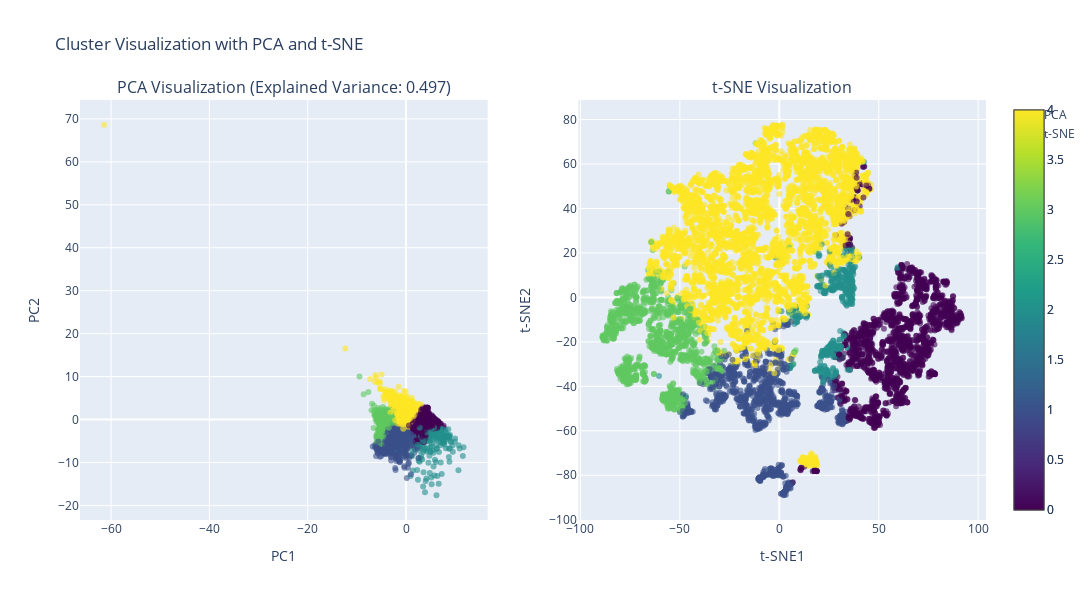

Write notebook code for a chart like this one.
### Markdown cell above
#### **Cluster Visualization Analysis**

### Code cell
# Call the function
pca_coords, tsne_coords = visualizer.create_2d_visualizations(
    X_scaled, 
    cluster_labels
)

### Figure 1 — Plotly figure (JSON) as saved in the notebook; plotly's stock layout.template omitted (floating-point values rounded to 4 significant figures; data arrays with more than 128 entries replaced by an {"elided": "..."} marker saying what was removed)
{"data": [{"marker": {"color": {"elided": "8950 int values"}, "colorscale": [[0, "#440154"], [0.1111, "#482878"], [0.2222, "#3e4989"], [0.3333, "#31688e"], [0.4444, "#26828e"], [0.5556, "#1f9e89"], [0.6667, "#35b779"], [0.7778, "#6ece58"], [0.8889, "#b5de2b"], [1, "#fde725"]], "opacity": 0.6, "showscale": true}, "mode": "markers", "name": "PCA", "type": "scatter", "x": {"elided": "8950 float values"}, "xaxis": "x", "y": {"elided": "8950 float values"}, "yaxis": "y"}, {"marker": {"color": {"elided": "8950 int values"}, "colorscale": [[0, "#440154"], [0.1111, "#482878"], [0.2222, "#3e4989"], [0.3333, "#31688e"], [0.4444, "#26828e"], [0.5556, "#1f9e89"], [0.6667, "#35b779"], [0.7778, "#6ece58"], [0.8889, "#b5de2b"], [1, "#fde725"]], "opacity": 0.6, "showscale": true}, "mode": "markers", "name": "t-SNE", "type": "scatter", "x": {"elided": "8950 float values"}, "xaxis": "x2", "y": {"elided": "8950 float values"}, "yaxis": "y2"}], "layout": {"annotations": [{"font": {"size": 16}, "showarrow": false, "text": "PCA Visualization (Explained Variance: 0.497)", "x": 0.225, "xanchor": "center", "xref": "paper", "y": 1, "yanchor": "bottom", "yref": "paper"}, {"font": {"size": 16}, "showarrow": false, "text": "t-SNE Visualization", "x": 0.775, "xanchor": "center", "xref": "paper", "y": 1, "yanchor": "bottom", "yref": "paper"}], "height": 600, "scene": {"xaxis": {"title": {"text": "PC1"}}, "yaxis": {"title": {"text": "PC2"}}}, "scene2": {"xaxis": {"title": {"text": "t-SNE1"}}, "yaxis": {"title": {"text": "t-SNE2"}}}, "title": {"text": "Cluster Visualization with PCA and t-SNE"}, "width": 1200, "xaxis": {"anchor": "y", "domain": [0, 0.45], "title": {"text": "PC1"}}, "xaxis2": {"anchor": "y2", "domain": [0.55, 1], "title": {"text": "t-SNE1"}}, "yaxis": {"anchor": "x", "domain": [0, 1], "title": {"text": "PC2"}}, "yaxis2": {"anchor": "x2", "domain": [0, 1], "title": {"text": "t-SNE2"}}}}
